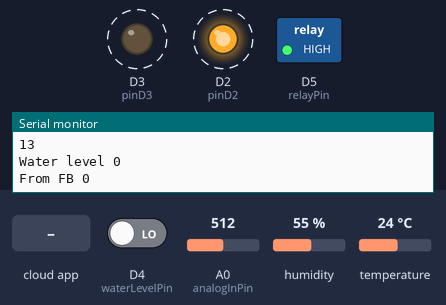
A sketch run on a simulated ESP8266 (NodeMCU). Shown: switched loads named in the sketch (green lamp = pin HIGH), output pins drawn as LEDs (lit = HIGH), the last lines printed to the serial monitor. Dashed ring = blinking. The test bench sets the inputs (shaded band); at power-on: D4 (waterLevelPin) LOW, A0 (analogInPin) = 512, humidity 55 %, temperature 24 °C. WiFi joins after 1.5 s; servers stay silent unless stated; network time is answered at once with the bench clock; the local clock reads 2024-03-15 10:24:30 at power-on unless the sketch sets it; the Firebase database answers and starts empty.

Above: at 11.0 s.
11.1 s: the phone or cloud app sets command to 1
At 14.5 s:
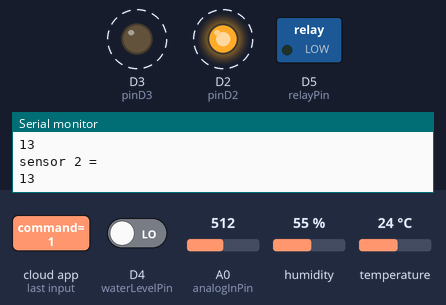
17.2 s: the phone or cloud app sets command to 0
At 20.5 s:
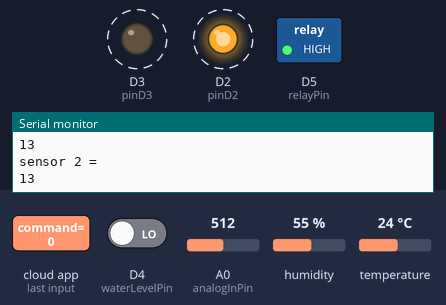
Timing chart, 0 to 29.2 s (numbered marks = the images above; inputs shaded):
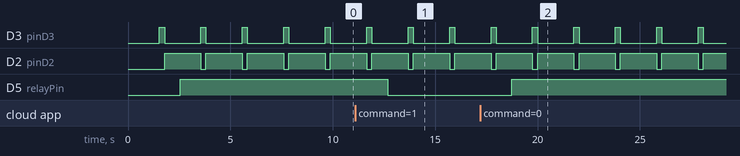

The sketch:

MyGarden.ino
```cpp
// (licence header left out)
// FirebaseDemo_ESP8266 is a sample that demo the different functions
// of the FirebaseArduino API.

//#include <FirebaseArduino.h>
#include <ESP8266WiFi.h>
#include <MAX6675_Thermocouple.h>
#include <EEPROM.h>
#include <WiFiClient.h>
#include <ESP8266WebServer.h>
#include <ESP8266WiFi.h>
#include <NTPClient.h>
#include <WiFiUdp.h>
#include <Adafruit_Sensor.h>
#include <DHT.h>
#include <FirebaseESP8266.h>
#include <addons/RTDBHelper.h>

// Set these to run example
//#define FIREBASE_HOST "smartsmoker-46d1e.firebaseio.com"
//#define FIREBASE_AUTH "0Lcu3Surzz9WwP7kQ6vP0XMmk4zFgTApt09k82Bu"
#define DATABASE_URL "garden-1edc0-default-rtdb.firebaseio.com"

#define WIFI_SSID "LidorB_WIFI"
#define WIFI_PASSWORD "l0526713223b"

#define SO_PIN  D5
#define CS_PIN  D6
#define SCK_PIN D7

#define READINGS_NUMBER 50
#define DELAY_TIME 30
#define WET 140
#define DRY 570

const long utcOffsetInSeconds = 10800;

char daysOfTheWeek[7][12] = {"Sunday", "Monday", "Tuesday", "Wednesday", "Thursday", "Friday", "Saturday"};

WiFiUDP ntpUDP;
NTPClient timeClient(ntpUDP, "pool.ntp.org", utcOffsetInSeconds);


struct {
  char ssid[50] = "";
  char pass[50] = "";
} data;

bool isConnect = false;
const int analogInPin = A0;  // ESP8266 Analog Pin ADC0 = A0
const int pinD2 = D2;
const int pinD3 = D3;
const int dhtPin = 12;
const int waterLevelPin = 2;
const int relayPin = 14;
char realyState = 0;

/* 3. Define the Firebase Data object */
FirebaseData fbdo;

/* 4, Define the FirebaseAuth data for authentication data */
FirebaseAuth auth;

/* Define the FirebaseConfig data for config data */
FirebaseConfig config;

DHT dht(dhtPin, DHT11);

void setup() {
  Serial.begin(9600);

  connectToNetwork(WIFI_SSID, WIFI_PASSWORD);

  timeClient.begin();
  timeClient.update();

  pinMode(pinD2, OUTPUT);
  pinMode(pinD3, OUTPUT);
  pinMode(analogInPin, INPUT);
  pinMode(relayPin, OUTPUT_OPEN_DRAIN);
  pinMode(waterLevelPin, INPUT);

  Serial.printf("Firebase Client v%s\n\n", FIREBASE_CLIENT_VERSION);

  config.database_url = DATABASE_URL;
  config.signer.test_mode = true;

  Firebase.reconnectWiFi(true);
  Firebase.begin(&config, &auth);

  dht.begin();
}

int sensorValue1 = 0;  // value read from the pot
int sensorValue2 = 0;  // value read from the pot

//Always keeps the soil between those values
int wetSoilMaxPrecnt = 80; // We want to watering until we get this value, when we get it stop the pump
int wetSoilMinPrecnt = 35; // When we get this value or lower we must water the plantes until we get to max value.
int waterLevelOk = 0;

void loop() {

 if(WiFi.status() == WL_CONNECTED)
 {

  sensorValue1 = readAnalogSensor1();
  sensorValue1 = map(sensorValue1, WET, DRY, 100, 0);
 Firebase.RTDB.setInt(&fbdo, "moistureSensor1", sensorValue1);
  // print the readings in the Serial Monitor
  Serial.println("sensor 1 = ");
  Serial.println(sensorValue1);

  delay(100);
  sensorValue2 = readAnalogSensor2();//analogRead(analogInPin);
  sensorValue2 = map(sensorValue2, WET, DRY, 100, 0);
Firebase.RTDB.setInt(&fbdo, "moistureSensor2", sensorValue2);

  Serial.println("sensor 2 = ");
  Serial.println(sensorValue2);
  timeClient.update();

 /* Serial.print(daysOfTheWeek[timeClient.getDay()]);
  Serial.print(", ");
  Serial.print(timeClient.getHours());
  Serial.print(":");
  Serial.print(timeClient.getMinutes());
  Serial.print(":");
  Serial.println(timeClient.getSeconds());
  Serial.println("EPOCH " + timeClient.getFormattedTime());*/

  String time = String(timeClient.getHours()) + ":" + String(timeClient.getMinutes());

  Firebase.RTDB.setString(&fbdo, "time", time);

  Firebase.RTDB.setInt(&fbdo, "temperature", dht.readTemperature());
  Firebase.RTDB.setInt(&fbdo, "humidity", dht.readHumidity());

  waterLevelOk = digitalRead(waterLevelPin);   // read the input pin
  Serial.println("Water level " + String(waterLevelOk));
 // Firebase.setInt(fbdo, "waterLevelOk", waterLevelOk);

  // handle error
  /* if (Firebase.failed()) {
      Serial.print("setting /number failed:");
      Serial.println(Firebase.error());
      return;
  }*/


	/*float t = dht.readTemperature();	// Read temperature
	float h = dht.readTemperature();		// Read humidity

	Serial.print("Temperature = ");
	Serial.print(t);
	Serial.print("°C | ");
	Serial.print((t*9.0)/5.0+32.0);	// Convert celsius to fahrenheit
	Serial.println("°F ");
	Serial.print("Humidity = ");
	Serial.print(h);
	Serial.println("% ");
	Serial.println("");*/

   int command = 0;
   Firebase.RTDB.getInt(&fbdo, "command", &command);
   Serial.println("From FB " + String(command));

   if(command == 1 && realyState == HIGH)
   {
     digitalWrite(relayPin, LOW);
   	 realyState = LOW;

   }

   else if(command == 0 && realyState == LOW)
   {
      digitalWrite(relayPin, HIGH);
   	  realyState = HIGH;
   }


    delay(1000);
 }

 /* // get value
  Serial.print("number: ");
  Serial.println(Firebase.getFloat("number"));
  delay(1000);*/
}

int readAnalogSensor1()
{
    digitalWrite(pinD2, LOW);
    digitalWrite(pinD3, HIGH);

    return analogRead(analogInPin);
}

int readAnalogSensor2()
{
    digitalWrite(pinD2, HIGH);
    digitalWrite(pinD3, LOW);

    return analogRead(analogInPin);
}

bool connectToNetwork(char* ssid, char*  password)
{
  WiFi.begin(ssid, password); //begin WiFi connection
  Serial.println("");
  int timeOut = 10000;
  unsigned long currentMillis = millis();  // Wait for connection

  while (WiFi.status() != WL_CONNECTED) {
    delay(500);
    Serial.print(".");
    if (millis() > (currentMillis + timeOut))
    {
      return false;
    }
  }
  Serial.println("");
  Serial.print("Connected to ");
  Serial.println(ssid);
  Serial.print("IP address: ");
  Serial.println(WiFi.localIP());
  return true;
}
```

Measured:
- after the input at 11.1 s, D5 (relayPin): HIGH → LOW after 1.6 s
- after the input at 17.2 s, D5 (relayPin): LOW → HIGH after 1.5 s
- by itself, D3 (pinD3): alternates HIGH for 0.25 s and LOW for 1.8 s
- by itself, D2 (pinD2): alternates HIGH for 1.8 s and LOW for 0.25 s
